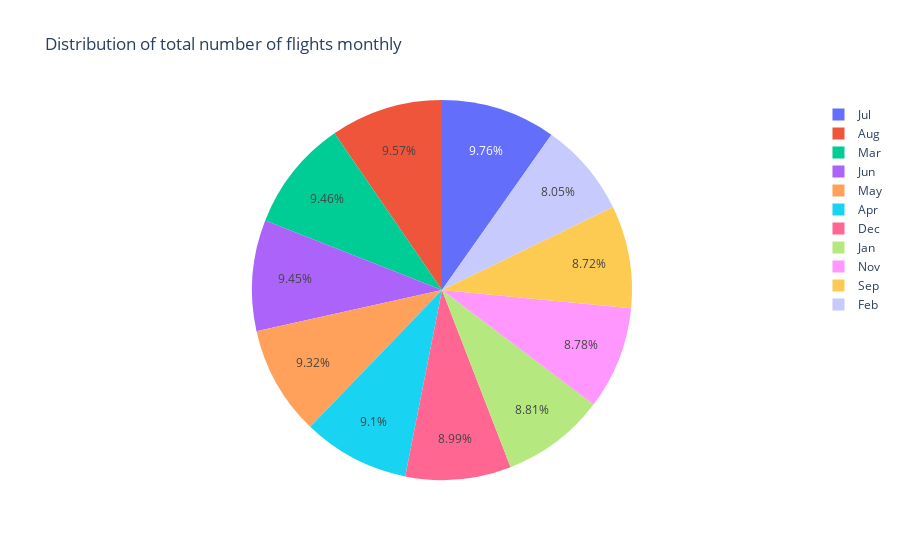

The notebook cell saved with this chart:
### Code cell
trace2 =go.Pie(labels=month.index, values=month.values)
data2 = [trace2]
layout = go.Layout(
    title='Distribution of total number of flights monthly'
)

fig = go.Figure(data=data2, layout=layout)
py.iplot(fig)

### Figure 1 — Plotly figure (JSON) as saved in the notebook; plotly's stock layout.template omitted (floating-point values rounded to 4 significant figures)
{"data": [{"labels": ["Jul", "Aug", "Mar", "Jun", "May", "Apr", "Dec", "Jan", "Nov", "Sep", "Feb"], "type": "pie", "values": [520718, 510536, 504312, 503897, 496993, 485151, 479230, 469968, 467972, 464946, 429191]}], "layout": {"title": {"text": "Distribution of total number of flights monthly"}}}
